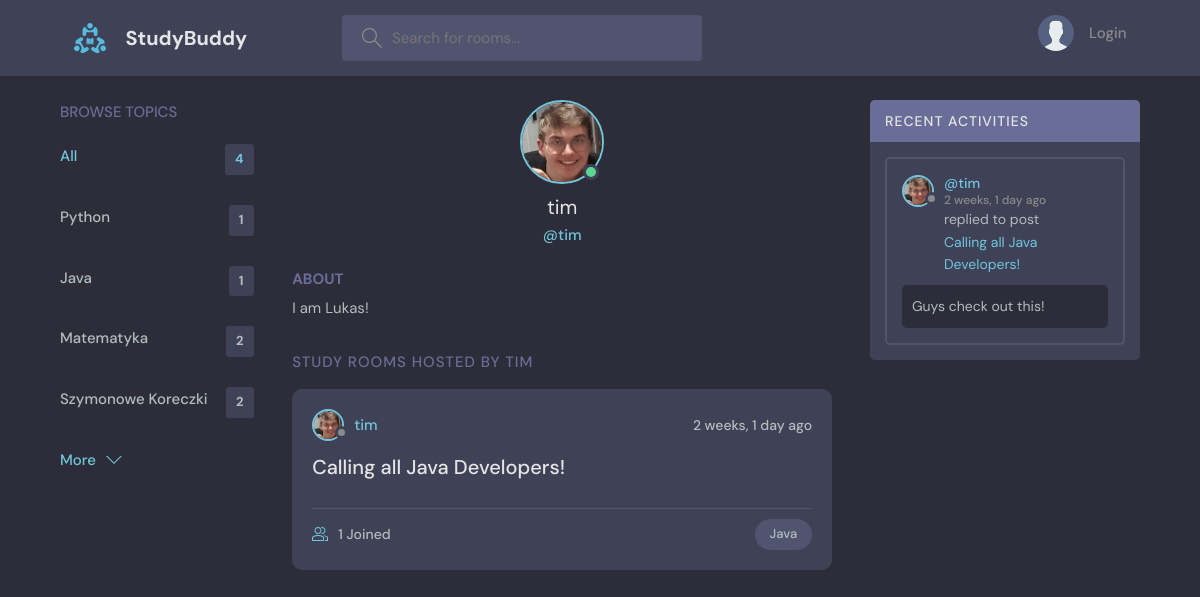
The page /profile/4/ on the database its author committed.
### base/models.py (models this page shows, shortened)
class Topic(models.Model):
    name = models.CharField(max_length=200)

class User(AbstractUser):
    name = models.CharField(max_length=200, null=True)
    email = models.EmailField(unique=True)
    bio = models.TextField(null=True)
    avatar = models.ImageField(null=True, default='avatar.svg')
    USERNAME_FIELD = 'email'
    REQUIRED_FIELDS = []

class Room(models.Model):
    host = models.ForeignKey(User, on_delete=models.SET_NULL, null=True)
    topic = models.ForeignKey(Topic, on_delete=models.SET_NULL, null=True)
    name = models.CharField(max_length=200)
    description = models.TextField(null=True, blank=True)
    participants = models.ManyToManyField(User, related_name='participants', blank=True)
    updated = models.DateTimeField(auto_now=True)
    created = models.DateTimeField(auto_now_add=True)
    class Meta:
        ordering = ['-updated', '-created']

class Message(models.Model):
    user = models.ForeignKey(User, on_delete=models.CASCADE)
    room = models.ForeignKey(Room, on_delete=models.CASCADE)
    body = models.TextField()
    updated = models.DateTimeField(auto_now=True)
    created = models.DateTimeField(auto_now_add=True)
    class Meta:
        ordering = ['-updated', '-created']

### base/views.py (the view)
# urls.py: path('profile/<str:pk>/', views.userProfile, name='user-profile'),
def userProfile(request, pk):
    user = User.objects.get(id=pk)
    rooms = user.room_set.all()
    room_messages = user.message_set.all()
    topics = Topic.objects.all()
    context = {'user': user, 'rooms': rooms, 'room_messages': room_messages, 'topics' : topics}
    return render(request, 'base/profile.html', context)

### base/templates/base/profile.html (shortened to what this page needs)
{% extends 'main.html' %}
{% block content %}
  <main class="profile-page layout layout--3">
    <div class="container">
      {% include 'base/topics_component.html' %}
      <div class="roomList">
        <div class="profile">
          <div class="profile__avatar">
            <div class="avatar avatar--large active">
              <img src="{{user.avatar.url}}" />
            </div>
          </div>
          <div class="profile__info">
            <h3>{{user.username}}</h3>
            <p>@{{user.username}}</p>
          </div>
          <div class="profile__about">
            <h3>About</h3>
            <p>
              {{user.bio}}
            </p>
          </div>
        </div>
        <div class="roomList__header">
          <div>
            <h2>Study Rooms Hosted by {{user.username}}</a>
            </h2>
          </div>
        </div>
        {% include 'base/feed_component.html' %}
      </div>
      {% include 'base/activity_component.html' %}
    </div>
  </main>
{% endblock content %}

### base/templates/base/topics_component.html
<div class="topics">
    <div class="topics__header">
      <h2>Browse Topics</h2>
    </div>
    <ul class="topics__list">
      <li>
        <a href="{% url 'home' %}" class="active">All<span>{{topics.count}}</span></a>
      </li>
      {% for topic in topics %}
      <li>
        <a href="{% url 'home' %}?q={{topic.name}}">{{topic.name}}<span>{{topic.room_set.all.count}}</span></a>
      </li>
      {% endfor %}
    </ul>
    <a class="btn btn--link" href="{% url 'topics' %}">
      More
      <svg version="1.1" xmlns="http://www.w3.org/2000/svg" width="32" height="32" viewBox="0 0 32 32">
        <title>chevron-down</title>
        <path d="M16 21l-13-13h-3l16 16 16-16h-3l-13 13z"></path>
      </svg>
    </a>
  </div>

### base/templates/base/feed_component.html (shortened to what this page needs)
{% for room in rooms %}
<div class="roomListRoom">
    <div class="roomListRoom__header">
      <a href="{% url 'user-profile' room.host.id %}" class="roomListRoom__author">
        <div class="avatar avatar--small">
          <img src="{{room.host.avatar.url}}" />
        </div>
        <span>{{room.host.username}}</span>
      </a>
      <div class="roomListRoom__actions">
        <span>{{room.created|timesince}} ago</span>
      </div>
    </div>
    <div class="roomListRoom__content">
      <a href="{% url 'room' room.id %}">{{room.name}}</a>
    </div>
    <div class="roomListRoom__meta">
      <a href="{% url 'room' room.id %}" class="roomListRoom__joined">
        {{room.participants.all.count}} Joined
      </a>
      <p class="roomListRoom__topic">{{room.topic.name}}</p>
    </div>
  </div>
{% endfor %}

### base/templates/base/activity_component.html (shortened to what this page needs)
<div class="activities">
    <div class="activities__header">
      <h2>Recent Activities</h2>
    </div>
    {% for message in room_messages %}
    <div class="activities__box">
      <div class="activities__boxHeader roomListRoom__header">
        <a href="{% url 'room' message.room.id%}" class="roomListRoom__author">
          <div class="avatar avatar--small">
            <img src="{{message.user.avatar.url}}" />
          </div>
          <p>
            @{{message.user.username}}
            <span>{{message.created|timesince}} ago</span>
          </p>
        </a>
      </div>
      <div class="activities__boxContent">
        <p>replied to post <a href="{% url 'room' message.room.id %}">{{message.room.name}}</a></p>
        <div class="activities__boxRoomContent">
            {{message.body}}
        </div>
      </div>
    </div>
    {% endfor %}
  </div>

### rows shown on the page
Topic: name "Python", room_set.all.count "1"
Topic: name "Java", room_set.all.count "1"
Topic: name "Matematyka", room_set.all.count "2"
Topic: name "Szymonowe Koreczki", room_set.all.count "2"
User: avatar (picture), username "tim", bio "I am Lukas!", username "TIM"
Room: host.avatar (picture), host.username "tim", created "2 weeks, 1 day", name "Calling all Java Developers!", participants.all.count "1", topic.name "Java"
Message: user.avatar (picture), user.username "tim", created "2 weeks, 1 day", room.name "Calling all Java Developers!", body "Guys check out this!"

### other values the page prints
{{ topics.count }} "4"
